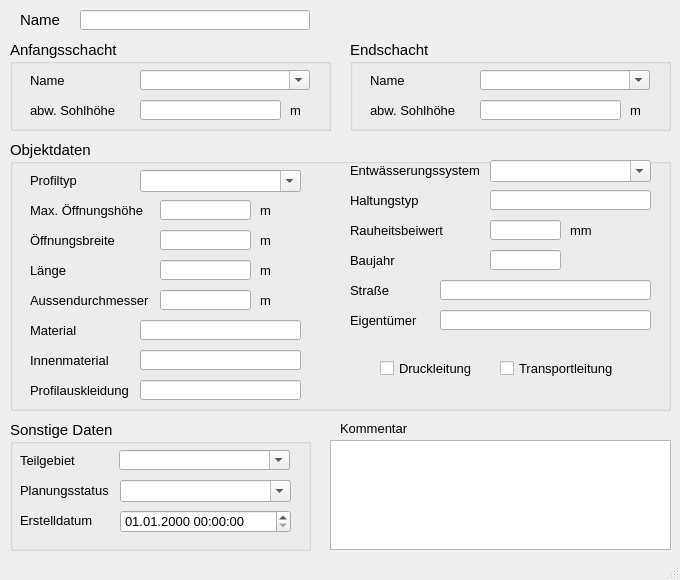
<?xml version="1.0" encoding="UTF-8"?>
<ui version="4.0">
 <class>MainWindow</class>
 <widget class="QMainWindow" name="MainWindow">
  <property name="enabled">
   <bool>true</bool>
  </property>
  <property name="geometry">
   <rect>
    <x>0</x>
    <y>0</y>
    <width>680</width>
    <height>580</height>
   </rect>
  </property>
  <property name="sizePolicy">
   <sizepolicy hsizetype="Preferred" vsizetype="Preferred">
    <horstretch>0</horstretch>
    <verstretch>0</verstretch>
   </sizepolicy>
  </property>
  <property name="minimumSize">
   <size>
    <width>680</width>
    <height>580</height>
   </size>
  </property>
  <property name="maximumSize">
   <size>
    <width>16777215</width>
    <height>16777215</height>
   </size>
  </property>
  <property name="baseSize">
   <size>
    <width>0</width>
    <height>0</height>
   </size>
  </property>
  <property name="font">
   <font>
    <family>Tahoma</family>
    <pointsize>10</pointsize>
   </font>
  </property>
  <property name="windowTitle">
   <string>Grund-/Seitenauslass</string>
  </property>
  <widget class="QWidget" name="centralwidget">
   <widget class="QTextEdit" name="kommentar">
    <property name="geometry">
     <rect>
      <x>330</x>
      <y>440</y>
      <width>341</width>
      <height>110</height>
     </rect>
    </property>
    <property name="font">
     <font>
      <family>Tahoma</family>
      <pointsize>10</pointsize>
     </font>
    </property>
    <property name="toolTip">
     <string>&lt;html&gt;&lt;head/&gt;&lt;body&gt;&lt;p&gt;&lt;span style=&quot; font-family:'Calibri','sans-serif';&quot;&gt;Platz für eigene Kommentare.&lt;/span&gt;&lt;/p&gt;&lt;/body&gt;&lt;/html&gt;</string>
    </property>
    <property name="statusTip">
     <string>Platz für eigene Kommentare.</string>
    </property>
   </widget>
   <widget class="QLabel" name="label_22">
    <property name="geometry">
     <rect>
      <x>340</x>
      <y>420</y>
      <width>81</width>
      <height>16</height>
     </rect>
    </property>
    <property name="font">
     <font>
      <family>Tahoma</family>
      <pointsize>10</pointsize>
     </font>
    </property>
    <property name="text">
     <string>Kommentar</string>
    </property>
   </widget>
   <widget class="QLabel" name="label">
    <property name="geometry">
     <rect>
      <x>20</x>
      <y>10</y>
      <width>40</width>
      <height>20</height>
     </rect>
    </property>
    <property name="font">
     <font>
      <family>Tahoma</family>
      <pointsize>11</pointsize>
     </font>
    </property>
    <property name="text">
     <string>Name</string>
    </property>
   </widget>
   <widget class="QLineEdit" name="haltnam">
    <property name="geometry">
     <rect>
      <x>80</x>
      <y>10</y>
      <width>230</width>
      <height>20</height>
     </rect>
    </property>
    <property name="font">
     <font>
      <family>Tahoma</family>
      <pointsize>11</pointsize>
     </font>
    </property>
    <property name="toolTip">
     <string>&lt;html&gt;&lt;head/&gt;&lt;body&gt;&lt;p&gt;Eindeutige Bezeichnung&lt;/p&gt;&lt;/body&gt;&lt;/html&gt;</string>
    </property>
    <property name="statusTip">
     <string>Eindeutige Bezeichnung</string>
    </property>
   </widget>
   <widget class="QGroupBox" name="groupBox_3">
    <property name="geometry">
     <rect>
      <x>10</x>
      <y>420</y>
      <width>301</width>
      <height>131</height>
     </rect>
    </property>
    <property name="font">
     <font>
      <family>Tahoma</family>
      <pointsize>11</pointsize>
     </font>
    </property>
    <property name="title">
     <string>Sonstige Daten</string>
    </property>
    <widget class="QComboBox" name="teilgebiet">
     <property name="geometry">
      <rect>
       <x>109</x>
       <y>30</y>
       <width>171</width>
       <height>20</height>
      </rect>
     </property>
     <property name="font">
      <font>
       <family>Tahoma</family>
       <pointsize>10</pointsize>
      </font>
     </property>
     <property name="toolTip">
      <string>&lt;html&gt;&lt;head/&gt;&lt;body&gt;&lt;p&gt;zur Zuordnung auf ein selbstständig festgelegtes Teilgebiet&lt;/p&gt;&lt;/body&gt;&lt;/html&gt;</string>
     </property>
     <property name="statusTip">
      <string>zur Zuordnung auf ein selbstständig festgelegtes Teilgebiet</string>
     </property>
     <property name="editable">
      <bool>true</bool>
     </property>
    </widget>
    <widget class="QLabel" name="label_11">
     <property name="geometry">
      <rect>
       <x>10</x>
       <y>30</y>
       <width>71</width>
       <height>20</height>
      </rect>
     </property>
     <property name="font">
      <font>
       <family>Tahoma</family>
       <pointsize>10</pointsize>
      </font>
     </property>
     <property name="text">
      <string>Teilgebiet</string>
     </property>
     <property name="buddy">
      <cstring>simstatus</cstring>
     </property>
    </widget>
    <widget class="QComboBox" name="simstatus">
     <property name="geometry">
      <rect>
       <x>110</x>
       <y>60</y>
       <width>171</width>
       <height>22</height>
      </rect>
     </property>
     <property name="font">
      <font>
       <family>Tahoma</family>
       <pointsize>10</pointsize>
      </font>
     </property>
     <property name="toolTip">
      <string>&lt;html&gt;&lt;head/&gt;&lt;body&gt;&lt;p&gt;&lt;span style=&quot; font-family:'Calibri','sans-serif';&quot;&gt;aktueller Status (z.B. vorhanden, in Planung etc.)&lt;/span&gt;&lt;/p&gt;&lt;/body&gt;&lt;/html&gt;</string>
     </property>
     <property name="statusTip">
      <string>aktueller Status (z.B. vorhanden, in Planung etc.)</string>
     </property>
     <property name="editable">
      <bool>true</bool>
     </property>
    </widget>
    <widget class="QgsDateTimeEdit" name="createdat">
     <property name="geometry">
      <rect>
       <x>110</x>
       <y>90</y>
       <width>171</width>
       <height>23</height>
      </rect>
     </property>
     <property name="font">
      <font>
       <family>Tahoma</family>
       <pointsize>10</pointsize>
      </font>
     </property>
     <property name="currentSection">
      <enum>QDateTimeEdit::DaySection</enum>
     </property>
     <property name="displayFormat">
      <string>dd.MM.yyyy HH:mm:ss</string>
     </property>
    </widget>
    <widget class="QLabel" name="label_10">
     <property name="geometry">
      <rect>
       <x>10</x>
       <y>60</y>
       <width>111</width>
       <height>21</height>
      </rect>
     </property>
     <property name="font">
      <font>
       <family>Tahoma</family>
       <pointsize>10</pointsize>
      </font>
     </property>
     <property name="text">
      <string>Planungsstatus</string>
     </property>
     <property name="buddy">
      <cstring>simstatus</cstring>
     </property>
    </widget>
    <widget class="QLabel" name="label_71">
     <property name="geometry">
      <rect>
       <x>10</x>
       <y>90</y>
       <width>151</width>
       <height>21</height>
      </rect>
     </property>
     <property name="font">
      <font>
       <family>Tahoma</family>
       <pointsize>10</pointsize>
      </font>
     </property>
     <property name="text">
      <string>Erstelldatum</string>
     </property>
    </widget>
   </widget>
   <widget class="QGroupBox" name="groupBox_5">
    <property name="geometry">
     <rect>
      <x>350</x>
      <y>40</y>
      <width>321</width>
      <height>91</height>
     </rect>
    </property>
    <property name="font">
     <font>
      <family>Tahoma</family>
      <pointsize>11</pointsize>
     </font>
    </property>
    <property name="title">
     <string>Endschacht</string>
    </property>
    <widget class="QComboBox" name="schunten">
     <property name="geometry">
      <rect>
       <x>130</x>
       <y>30</y>
       <width>170</width>
       <height>20</height>
      </rect>
     </property>
     <property name="font">
      <font>
       <family>Tahoma</family>
       <pointsize>10</pointsize>
      </font>
     </property>
     <property name="toolTip">
      <string>&lt;html&gt;&lt;head/&gt;&lt;body&gt;&lt;p&gt;Name des unteren Schachts&lt;/p&gt;&lt;/body&gt;&lt;/html&gt;</string>
     </property>
     <property name="statusTip">
      <string>Name des unteren Schachts</string>
     </property>
     <property name="editable">
      <bool>true</bool>
     </property>
    </widget>
    <widget class="QLabel" name="label_9">
     <property name="geometry">
      <rect>
       <x>20</x>
       <y>30</y>
       <width>100</width>
       <height>20</height>
      </rect>
     </property>
     <property name="font">
      <font>
       <family>Tahoma</family>
       <pointsize>10</pointsize>
      </font>
     </property>
     <property name="text">
      <string>Name</string>
     </property>
    </widget>
    <widget class="QLabel" name="label_29">
     <property name="geometry">
      <rect>
       <x>20</x>
       <y>60</y>
       <width>91</width>
       <height>21</height>
      </rect>
     </property>
     <property name="font">
      <font>
       <family>Tahoma</family>
       <pointsize>10</pointsize>
      </font>
     </property>
     <property name="text">
      <string>abw. Sohlhöhe</string>
     </property>
    </widget>
    <widget class="QLineEdit" name="sohleunten">
     <property name="geometry">
      <rect>
       <x>130</x>
       <y>60</y>
       <width>141</width>
       <height>20</height>
      </rect>
     </property>
     <property name="font">
      <font>
       <family>Tahoma</family>
       <pointsize>10</pointsize>
      </font>
     </property>
     <property name="toolTip">
      <string>&lt;html&gt;&lt;head/&gt;&lt;body&gt;&lt;p&gt;von Schachtsohle abweichende Sohlhöhe&lt;/p&gt;&lt;/body&gt;&lt;/html&gt;</string>
     </property>
     <property name="statusTip">
      <string>von Schachtsohle abweichende Sohlhöhe</string>
     </property>
    </widget>
    <widget class="QLabel" name="label_19">
     <property name="geometry">
      <rect>
       <x>280</x>
       <y>60</y>
       <width>21</width>
       <height>21</height>
      </rect>
     </property>
     <property name="font">
      <font>
       <family>Tahoma</family>
       <pointsize>10</pointsize>
      </font>
     </property>
     <property name="text">
      <string>m</string>
     </property>
    </widget>
   </widget>
   <widget class="QGroupBox" name="groupBox_4">
    <property name="geometry">
     <rect>
      <x>10</x>
      <y>40</y>
      <width>321</width>
      <height>91</height>
     </rect>
    </property>
    <property name="font">
     <font>
      <family>Tahoma</family>
      <pointsize>11</pointsize>
     </font>
    </property>
    <property name="title">
     <string>Anfangsschacht</string>
    </property>
    <widget class="QComboBox" name="schoben">
     <property name="geometry">
      <rect>
       <x>130</x>
       <y>30</y>
       <width>170</width>
       <height>20</height>
      </rect>
     </property>
     <property name="font">
      <font>
       <family>Tahoma</family>
       <pointsize>10</pointsize>
      </font>
     </property>
     <property name="toolTip">
      <string>&lt;html&gt;&lt;head/&gt;&lt;body&gt;&lt;p&gt;Name des oberen Schachts&lt;/p&gt;&lt;/body&gt;&lt;/html&gt;</string>
     </property>
     <property name="statusTip">
      <string>Name des oberen Schachts</string>
     </property>
     <property name="editable">
      <bool>true</bool>
     </property>
    </widget>
    <widget class="QLabel" name="label_3">
     <property name="geometry">
      <rect>
       <x>20</x>
       <y>30</y>
       <width>90</width>
       <height>20</height>
      </rect>
     </property>
     <property name="font">
      <font>
       <family>Tahoma</family>
       <pointsize>10</pointsize>
      </font>
     </property>
     <property name="text">
      <string>Name</string>
     </property>
    </widget>
    <widget class="QLabel" name="label_28">
     <property name="geometry">
      <rect>
       <x>20</x>
       <y>60</y>
       <width>101</width>
       <height>21</height>
      </rect>
     </property>
     <property name="font">
      <font>
       <family>Tahoma</family>
       <pointsize>10</pointsize>
      </font>
     </property>
     <property name="text">
      <string>abw. Sohlhöhe</string>
     </property>
    </widget>
    <widget class="QLabel" name="label_18">
     <property name="geometry">
      <rect>
       <x>280</x>
       <y>60</y>
       <width>21</width>
       <height>21</height>
      </rect>
     </property>
     <property name="font">
      <font>
       <family>Tahoma</family>
       <pointsize>10</pointsize>
      </font>
     </property>
     <property name="text">
      <string>m</string>
     </property>
    </widget>
    <widget class="QLineEdit" name="sohleoben">
     <property name="geometry">
      <rect>
       <x>130</x>
       <y>60</y>
       <width>141</width>
       <height>20</height>
      </rect>
     </property>
     <property name="font">
      <font>
       <family>Tahoma</family>
       <pointsize>10</pointsize>
      </font>
     </property>
     <property name="toolTip">
      <string>&lt;html&gt;&lt;head/&gt;&lt;body&gt;&lt;p&gt;von Schachtsohle abweichende Sohlhöhe&lt;/p&gt;&lt;/body&gt;&lt;/html&gt;</string>
     </property>
     <property name="statusTip">
      <string>von Schachtsohle abweichende Sohlhöhe</string>
     </property>
    </widget>
   </widget>
   <widget class="QGroupBox" name="groupBox_6">
    <property name="geometry">
     <rect>
      <x>10</x>
      <y>140</y>
      <width>661</width>
      <height>271</height>
     </rect>
    </property>
    <property name="font">
     <font>
      <family>Tahoma</family>
      <pointsize>11</pointsize>
     </font>
    </property>
    <property name="title">
     <string>Objektdaten</string>
    </property>
    <widget class="QComboBox" name="entwart">
     <property name="geometry">
      <rect>
       <x>480</x>
       <y>20</y>
       <width>161</width>
       <height>22</height>
      </rect>
     </property>
     <property name="font">
      <font>
       <family>Tahoma</family>
       <pointsize>10</pointsize>
      </font>
     </property>
     <property name="toolTip">
      <string>&lt;html&gt;&lt;head/&gt;&lt;body&gt;&lt;p&gt;vorh. Entwässerungssystem (z.B. Mischwasser, Regenwasser etc.)&lt;/p&gt;&lt;/body&gt;&lt;/html&gt;</string>
     </property>
     <property name="statusTip">
      <string>vorh. Entwässerungssystem (z.B. Mischwasser, Regenwasser etc.)</string>
     </property>
     <property name="editable">
      <bool>true</bool>
     </property>
    </widget>
    <widget class="QLabel" name="label_17">
     <property name="geometry">
      <rect>
       <x>250</x>
       <y>60</y>
       <width>31</width>
       <height>21</height>
      </rect>
     </property>
     <property name="font">
      <font>
       <family>Tahoma</family>
       <pointsize>10</pointsize>
      </font>
     </property>
     <property name="text">
      <string>m </string>
     </property>
    </widget>
    <widget class="QLabel" name="label_8">
     <property name="geometry">
      <rect>
       <x>20</x>
       <y>60</y>
       <width>121</width>
       <height>20</height>
      </rect>
     </property>
     <property name="font">
      <font>
       <family>Tahoma</family>
       <pointsize>10</pointsize>
      </font>
     </property>
     <property name="text">
      <string>Max. Öffnungshöhe</string>
     </property>
    </widget>
    <widget class="QLabel" name="label_21">
     <property name="geometry">
      <rect>
       <x>250</x>
       <y>90</y>
       <width>31</width>
       <height>21</height>
      </rect>
     </property>
     <property name="font">
      <font>
       <family>Tahoma</family>
       <pointsize>10</pointsize>
      </font>
     </property>
     <property name="text">
      <string>m </string>
     </property>
    </widget>
    <widget class="QLineEdit" name="hoehe">
     <property name="geometry">
      <rect>
       <x>150</x>
       <y>60</y>
       <width>91</width>
       <height>20</height>
      </rect>
     </property>
     <property name="font">
      <font>
       <family>Tahoma</family>
       <pointsize>10</pointsize>
      </font>
     </property>
     <property name="toolTip">
      <string>&lt;html&gt;&lt;head/&gt;&lt;body&gt;&lt;p&gt;maximale Hubhöhe, d.h. höchste Schieberstellung&lt;/p&gt;&lt;/body&gt;&lt;/html&gt;</string>
     </property>
     <property name="statusTip">
      <string>maximale Hubhöhe, d.h. höchste Schieberstellung</string>
     </property>
    </widget>
    <widget class="QLabel" name="label_13">
     <property name="geometry">
      <rect>
       <x>20</x>
       <y>90</y>
       <width>121</width>
       <height>20</height>
      </rect>
     </property>
     <property name="font">
      <font>
       <family>Tahoma</family>
       <pointsize>10</pointsize>
      </font>
     </property>
     <property name="text">
      <string>Öffnungsbreite</string>
     </property>
    </widget>
    <widget class="QLineEdit" name="breite">
     <property name="geometry">
      <rect>
       <x>150</x>
       <y>90</y>
       <width>91</width>
       <height>20</height>
      </rect>
     </property>
     <property name="font">
      <font>
       <family>Tahoma</family>
       <pointsize>10</pointsize>
      </font>
     </property>
     <property name="toolTip">
      <string>&lt;html&gt;&lt;head/&gt;&lt;body&gt;&lt;p&gt;Bedeutung hängt vom Profiltyp ab&lt;/p&gt;&lt;/body&gt;&lt;/html&gt;</string>
     </property>
     <property name="statusTip">
      <string>Bedeutung hängt vom Profiltyp ab</string>
     </property>
    </widget>
    <widget class="QLabel" name="label_52">
     <property name="geometry">
      <rect>
       <x>340</x>
       <y>20</y>
       <width>140</width>
       <height>20</height>
      </rect>
     </property>
     <property name="font">
      <font>
       <family>Tahoma</family>
       <pointsize>10</pointsize>
      </font>
     </property>
     <property name="text">
      <string>Entwässerungssystem</string>
     </property>
    </widget>
    <widget class="QLabel" name="label_54">
     <property name="geometry">
      <rect>
       <x>20</x>
       <y>30</y>
       <width>91</width>
       <height>21</height>
      </rect>
     </property>
     <property name="font">
      <font>
       <family>Tahoma</family>
       <pointsize>10</pointsize>
      </font>
     </property>
     <property name="text">
      <string>Profiltyp</string>
     </property>
    </widget>
    <widget class="QComboBox" name="profilnam">
     <property name="geometry">
      <rect>
       <x>130</x>
       <y>30</y>
       <width>161</width>
       <height>22</height>
      </rect>
     </property>
     <property name="font">
      <font>
       <family>Tahoma</family>
       <pointsize>10</pointsize>
      </font>
     </property>
     <property name="toolTip">
      <string>&lt;html&gt;&lt;head/&gt;&lt;body&gt;&lt;p&gt;Profil der Haltung gem. HE&lt;/p&gt;&lt;/body&gt;&lt;/html&gt;</string>
     </property>
     <property name="statusTip">
      <string>Profil der Haltung gem. HE</string>
     </property>
     <property name="editable">
      <bool>true</bool>
     </property>
    </widget>
    <widget class="QLabel" name="label_23">
     <property name="geometry">
      <rect>
       <x>20</x>
       <y>120</y>
       <width>151</width>
       <height>21</height>
      </rect>
     </property>
     <property name="font">
      <font>
       <family>Tahoma</family>
       <pointsize>10</pointsize>
      </font>
     </property>
     <property name="text">
      <string>Länge</string>
     </property>
    </widget>
    <widget class="QLabel" name="label_24">
     <property name="geometry">
      <rect>
       <x>250</x>
       <y>120</y>
       <width>31</width>
       <height>21</height>
      </rect>
     </property>
     <property name="font">
      <font>
       <family>Tahoma</family>
       <pointsize>10</pointsize>
      </font>
     </property>
     <property name="text">
      <string>m </string>
     </property>
    </widget>
    <widget class="QLineEdit" name="laenge">
     <property name="geometry">
      <rect>
       <x>150</x>
       <y>120</y>
       <width>91</width>
       <height>20</height>
      </rect>
     </property>
     <property name="font">
      <font>
       <family>Tahoma</family>
       <pointsize>10</pointsize>
      </font>
     </property>
     <property name="toolTip">
      <string/>
     </property>
     <property name="statusTip">
      <string/>
     </property>
    </widget>
    <widget class="QLabel" name="label_27">
     <property name="geometry">
      <rect>
       <x>250</x>
       <y>150</y>
       <width>31</width>
       <height>21</height>
      </rect>
     </property>
     <property name="font">
      <font>
       <family>Tahoma</family>
       <pointsize>10</pointsize>
      </font>
     </property>
     <property name="text">
      <string>m</string>
     </property>
    </widget>
    <widget class="QLabel" name="label_14">
     <property name="geometry">
      <rect>
       <x>20</x>
       <y>150</y>
       <width>121</width>
       <height>21</height>
      </rect>
     </property>
     <property name="font">
      <font>
       <family>Tahoma</family>
       <pointsize>10</pointsize>
      </font>
     </property>
     <property name="text">
      <string>Aussendurchmesser</string>
     </property>
    </widget>
    <widget class="QLineEdit" name="aussendurchmesser">
     <property name="geometry">
      <rect>
       <x>150</x>
       <y>150</y>
       <width>91</width>
       <height>20</height>
      </rect>
     </property>
     <property name="toolTip">
      <string>&lt;html&gt;&lt;head/&gt;&lt;body&gt;&lt;p&gt;Aussendurchmesser&lt;/p&gt;&lt;/body&gt;&lt;/html&gt;</string>
     </property>
     <property name="statusTip">
      <string>Aussendurchmesser</string>
     </property>
    </widget>
    <widget class="QLineEdit" name="baujahr">
     <property name="geometry">
      <rect>
       <x>480</x>
       <y>110</y>
       <width>71</width>
       <height>20</height>
      </rect>
     </property>
     <property name="toolTip">
      <string>&lt;html&gt;&lt;head/&gt;&lt;body&gt;&lt;p&gt;Baujahr&lt;/p&gt;&lt;/body&gt;&lt;/html&gt;</string>
     </property>
     <property name="statusTip">
      <string>Baujahr</string>
     </property>
    </widget>
    <widget class="QLineEdit" name="ks">
     <property name="geometry">
      <rect>
       <x>480</x>
       <y>80</y>
       <width>71</width>
       <height>20</height>
      </rect>
     </property>
     <property name="font">
      <font>
       <family>Tahoma</family>
       <pointsize>10</pointsize>
      </font>
     </property>
     <property name="toolTip">
      <string>&lt;html&gt;&lt;head/&gt;&lt;body&gt;&lt;p&gt;Absolute Rauheit gemäß Prandtl-Colebrook&lt;/p&gt;&lt;/body&gt;&lt;/html&gt;</string>
     </property>
     <property name="statusTip">
      <string>Absolute Rauheit gemäß Prandtl-Colebrook</string>
     </property>
    </widget>
    <widget class="QLabel" name="label_15">
     <property name="geometry">
      <rect>
       <x>340</x>
       <y>50</y>
       <width>101</width>
       <height>21</height>
      </rect>
     </property>
     <property name="font">
      <font>
       <family>Tahoma</family>
       <pointsize>10</pointsize>
      </font>
     </property>
     <property name="text">
      <string>Haltungstyp</string>
     </property>
    </widget>
    <widget class="QLabel" name="label_66">
     <property name="geometry">
      <rect>
       <x>340</x>
       <y>140</y>
       <width>100</width>
       <height>20</height>
      </rect>
     </property>
     <property name="font">
      <font>
       <family>Tahoma</family>
       <pointsize>10</pointsize>
      </font>
     </property>
     <property name="text">
      <string>Straße</string>
     </property>
    </widget>
    <widget class="QLabel" name="label_12">
     <property name="geometry">
      <rect>
       <x>340</x>
       <y>110</y>
       <width>101</width>
       <height>21</height>
      </rect>
     </property>
     <property name="font">
      <font>
       <family>Tahoma</family>
       <pointsize>10</pointsize>
      </font>
     </property>
     <property name="text">
      <string>Baujahr</string>
     </property>
    </widget>
    <widget class="QCheckBox" name="druckdicht">
     <property name="geometry">
      <rect>
       <x>370</x>
       <y>220</y>
       <width>101</width>
       <height>17</height>
      </rect>
     </property>
     <property name="font">
      <font>
       <family>Tahoma</family>
       <pointsize>10</pointsize>
      </font>
     </property>
     <property name="toolTip">
      <string>&lt;html&gt;&lt;head/&gt;&lt;body&gt;&lt;p&gt;Druckleitung&lt;/p&gt;&lt;/body&gt;&lt;/html&gt;</string>
     </property>
     <property name="statusTip">
      <string>Druckleitung</string>
     </property>
     <property name="layoutDirection">
      <enum>Qt::LeftToRight</enum>
     </property>
     <property name="text">
      <string>Druckleitung</string>
     </property>
    </widget>
    <widget class="QLineEdit" name="eigentum">
     <property name="geometry">
      <rect>
       <x>430</x>
       <y>170</y>
       <width>211</width>
       <height>20</height>
      </rect>
     </property>
     <property name="toolTip">
      <string>&lt;html&gt;&lt;head/&gt;&lt;body&gt;&lt;p&gt;Eigentümer&lt;/p&gt;&lt;/body&gt;&lt;/html&gt;</string>
     </property>
     <property name="statusTip">
      <string>Eigentümer</string>
     </property>
    </widget>
    <widget class="QLabel" name="label_61">
     <property name="geometry">
      <rect>
       <x>340</x>
       <y>80</y>
       <width>101</width>
       <height>21</height>
      </rect>
     </property>
     <property name="font">
      <font>
       <family>Tahoma</family>
       <pointsize>10</pointsize>
      </font>
     </property>
     <property name="text">
      <string>Rauheitsbeiwert</string>
     </property>
    </widget>
    <widget class="QLabel" name="label_65">
     <property name="geometry">
      <rect>
       <x>340</x>
       <y>170</y>
       <width>100</width>
       <height>20</height>
      </rect>
     </property>
     <property name="font">
      <font>
       <family>Tahoma</family>
       <pointsize>10</pointsize>
      </font>
     </property>
     <property name="text">
      <string>Eigentümer</string>
     </property>
    </widget>
    <widget class="QLineEdit" name="haltungstyp">
     <property name="geometry">
      <rect>
       <x>480</x>
       <y>50</y>
       <width>161</width>
       <height>20</height>
      </rect>
     </property>
    </widget>
    <widget class="QLineEdit" name="strasse">
     <property name="geometry">
      <rect>
       <x>430</x>
       <y>140</y>
       <width>211</width>
       <height>20</height>
      </rect>
     </property>
     <property name="toolTip">
      <string>&lt;html&gt;&lt;head/&gt;&lt;body&gt;&lt;p&gt;Straßenname&lt;/p&gt;&lt;/body&gt;&lt;/html&gt;</string>
     </property>
     <property name="statusTip">
      <string>Straßenname</string>
     </property>
    </widget>
    <widget class="QCheckBox" name="transport">
     <property name="geometry">
      <rect>
       <x>490</x>
       <y>220</y>
       <width>151</width>
       <height>17</height>
      </rect>
     </property>
     <property name="font">
      <font>
       <family>Tahoma</family>
       <pointsize>10</pointsize>
      </font>
     </property>
     <property name="toolTip">
      <string>&lt;html&gt;&lt;head/&gt;&lt;body&gt;&lt;p&gt;Transportkanal ohne Regen- und Schmutzwasseranschlüsse&lt;/p&gt;&lt;/body&gt;&lt;/html&gt;</string>
     </property>
     <property name="statusTip">
      <string>Transportkanal ohne Regen- und Schmutzwasseranschlüsse</string>
     </property>
     <property name="whatsThis">
      <string>&lt;html&gt;&lt;head/&gt;&lt;body&gt;&lt;p&gt;Transportkanal ohne Regen- und Schmutzwasseranschlüsse&lt;/p&gt;&lt;/body&gt;&lt;/html&gt;</string>
     </property>
     <property name="layoutDirection">
      <enum>Qt::LeftToRight</enum>
     </property>
     <property name="text">
      <string>Transportleitung</string>
     </property>
    </widget>
    <widget class="QLineEdit" name="profilauskleidung">
     <property name="geometry">
      <rect>
       <x>130</x>
       <y>240</y>
       <width>161</width>
       <height>20</height>
      </rect>
     </property>
     <property name="toolTip">
      <string>&lt;html&gt;&lt;head/&gt;&lt;body&gt;&lt;p&gt;Profilauskleidung&lt;/p&gt;&lt;/body&gt;&lt;/html&gt;</string>
     </property>
     <property name="statusTip">
      <string>Profilauskleidung</string>
     </property>
    </widget>
    <widget class="QLabel" name="label_25">
     <property name="geometry">
      <rect>
       <x>20</x>
       <y>180</y>
       <width>101</width>
       <height>21</height>
      </rect>
     </property>
     <property name="font">
      <font>
       <family>Tahoma</family>
       <pointsize>10</pointsize>
      </font>
     </property>
     <property name="text">
      <string>Material</string>
     </property>
    </widget>
    <widget class="QLabel" name="label_26">
     <property name="geometry">
      <rect>
       <x>20</x>
       <y>210</y>
       <width>101</width>
       <height>21</height>
      </rect>
     </property>
     <property name="font">
      <font>
       <family>Tahoma</family>
       <pointsize>10</pointsize>
      </font>
     </property>
     <property name="text">
      <string>Innenmaterial</string>
     </property>
    </widget>
    <widget class="QLineEdit" name="innenmaterial">
     <property name="geometry">
      <rect>
       <x>130</x>
       <y>210</y>
       <width>161</width>
       <height>20</height>
      </rect>
     </property>
     <property name="toolTip">
      <string>&lt;html&gt;&lt;head/&gt;&lt;body&gt;&lt;p&gt;Innenmaterial&lt;/p&gt;&lt;/body&gt;&lt;/html&gt;</string>
     </property>
     <property name="statusTip">
      <string>Innenmaterial</string>
     </property>
    </widget>
    <widget class="QLabel" name="label_30">
     <property name="geometry">
      <rect>
       <x>20</x>
       <y>240</y>
       <width>101</width>
       <height>21</height>
      </rect>
     </property>
     <property name="font">
      <font>
       <family>Tahoma</family>
       <pointsize>10</pointsize>
      </font>
     </property>
     <property name="text">
      <string>Profilauskleidung</string>
     </property>
    </widget>
    <widget class="QLineEdit" name="material">
     <property name="geometry">
      <rect>
       <x>130</x>
       <y>180</y>
       <width>161</width>
       <height>20</height>
      </rect>
     </property>
     <property name="toolTip">
      <string>&lt;html&gt;&lt;head/&gt;&lt;body&gt;&lt;p&gt;Material&lt;/p&gt;&lt;/body&gt;&lt;/html&gt;</string>
     </property>
     <property name="statusTip">
      <string>Material</string>
     </property>
    </widget>
    <widget class="QLabel" name="label_70">
     <property name="geometry">
      <rect>
       <x>560</x>
       <y>80</y>
       <width>46</width>
       <height>21</height>
      </rect>
     </property>
     <property name="font">
      <font>
       <family>Tahoma</family>
       <pointsize>10</pointsize>
      </font>
     </property>
     <property name="text">
      <string>mm</string>
     </property>
    </widget>
   </widget>
  </widget>
  <widget class="QMenuBar" name="menubar">
   <property name="geometry">
    <rect>
     <x>0</x>
     <y>0</y>
     <width>680</width>
     <height>22</height>
    </rect>
   </property>
  </widget>
  <widget class="QStatusBar" name="statusbar"/>
 </widget>
 <customwidgets>
  <customwidget>
   <class>QgsDateTimeEdit</class>
   <extends>QDateTimeEdit</extends>
   <header>qgsdatetimeedit.h</header>
  </customwidget>
 </customwidgets>
 <tabstops>
  <tabstop>haltnam</tabstop>
  <tabstop>teilgebiet</tabstop>
  <tabstop>simstatus</tabstop>
  <tabstop>createdat</tabstop>
  <tabstop>kommentar</tabstop>
 </tabstops>
 <resources/>
 <connections/>
</ui>
